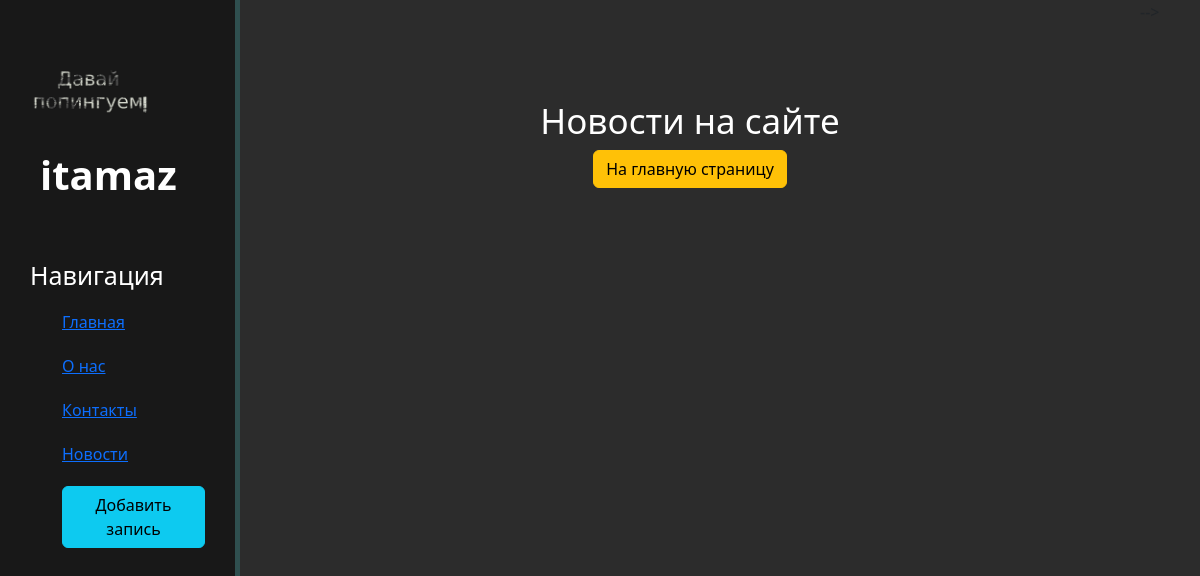
Before: /news/ with the older database file.
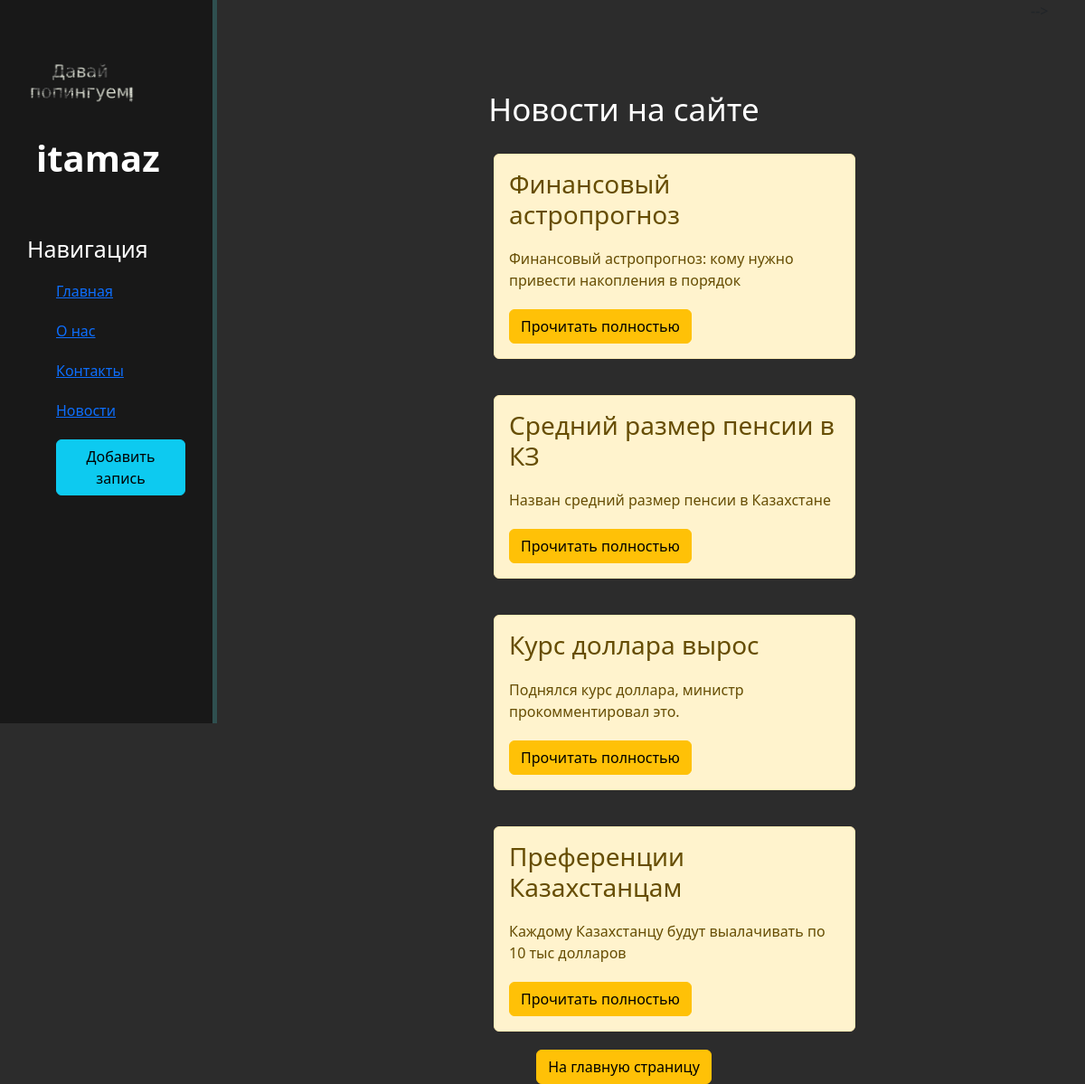
After: the same page with the newer database file.
### news/models.py (models this page shows, shortened)
class Articles(models.Model):
    title = models.CharField('Название', max_length=50)
    anons = models.CharField('Анонс', max_length=250)
    full_text = models.TextField('Статья')
    date = models.DateTimeField('Дата публикации')
    class Meta:
        verbose_name = 'Новость'
        verbose_name_plural = 'Новости'

### news/views.py (the view)
# urls.py: path('', views.news_home, name='news_home'),
def news_home(request):
    news = Articles.objects.order_by('-date') # здесь мы импортируем и сортируем статьи по дате
    return render(request, 'news/news_home.html', {'news': news})

### news/templates/news/news_home.html (shortened to what this page needs)
{% extends 'main/layout.html' %}
{% block content %}
    <div class="features">
        <h1> Новости на сайте </h1>
            {% for el in news %}
                <div class="alert alert-warning">
                    <h3> {{ el.title }} </h3>
                    <p> {{ el.anons }} </p>
                    <a href="{% url 'news-detail' el.id %}" class="btn btn-warning"> Прочитать полностью </a>
                </div>
            {% endfor %}
            <button class="btn btn-warning"> На главную страницу </button>
    </div>
{% endblock %}

### main/templates/main/layout.html (shortened to what this page needs)
{% load static %}
<!DOCTYPE html>
<html lang="en">
<head>
    <link rel="stylesheet" href="https://cdn.jsdelivr.net/npm/bootstrap@5.2.3/dist/css/bootstrap.min.css">
    <link rel="stylesheet" href="{% static 'main/css/main.css' %}">
</head>
<body>
    <aside>
        <img src="{% static 'main/img/mylogo.png' %}" alt="Мой Логотип">
        <span class="logo">itamaz</span>
        <h3>Навигация</h3>
        <ul>
            <li><a href="{% url 'home' %}"> Главная </a></li>
            <li><a href="{% url 'about' %}"> О нас </a></li>
            <li><a href="{% url 'contact' %}"> Контакты </a></li>
            <li><a href="{% url 'news_home' %}"> Новости </a></li>
            <li><a href="{% url 'create' %}"> <button class="btn btn-info"> Добавить запись </button> </a> </li>
        </ul>
    </aside>
    <main>
        {% block content %}
        {% endblock %}
    </main>
</body>
</html>

### main/static/main/css/main.css (style rules this page uses)
body { background: #2c2c2c; }
aside { float: left; background: #181818; width: 20%; padding: 2.5%; height: 100vh; color: #fff; border-right: 5px solid #2F4F4F; }
aside img { width: 120px; float: left; }
aside .logo { font-size: 40px; margin-left: 10px; font-weight: bold; position: relative; top: -5px; }
aside h3 { margin-top: 50px; font-size: 25px; }
aside ul { list-style: none }
aside ul li { color: #fff; display: block; margin-top: 20px; }
main .features { float: left; color: #fff; margin-top: 100px; text-align: center; width: 75%; }
main .features h1 { font-size: 35px; }
main .features p { max-width: 400px; margin: 20px auto }
.alert-warning { float: left; clear: both; width: 400px; margin: 20px 34%; text-align: left; }

Changed rows visible on the page:
added Articles: title "Финансовый астропрогноз", anons "Финансовый астропрогноз: кому нужно привести накопления в порядок"
added Articles: title "Средний размер пенсии в КЗ", anons "Назван средний размер пенсии в Казахстане"
added Articles: title "Курс доллара вырос", anons "Поднялся курс доллара, министр прокомментировал это."
added Articles: title "Преференции Казахстанцам", anons "Каждому Казахстанцу будут выалачивать по 10 тыс долларов"
